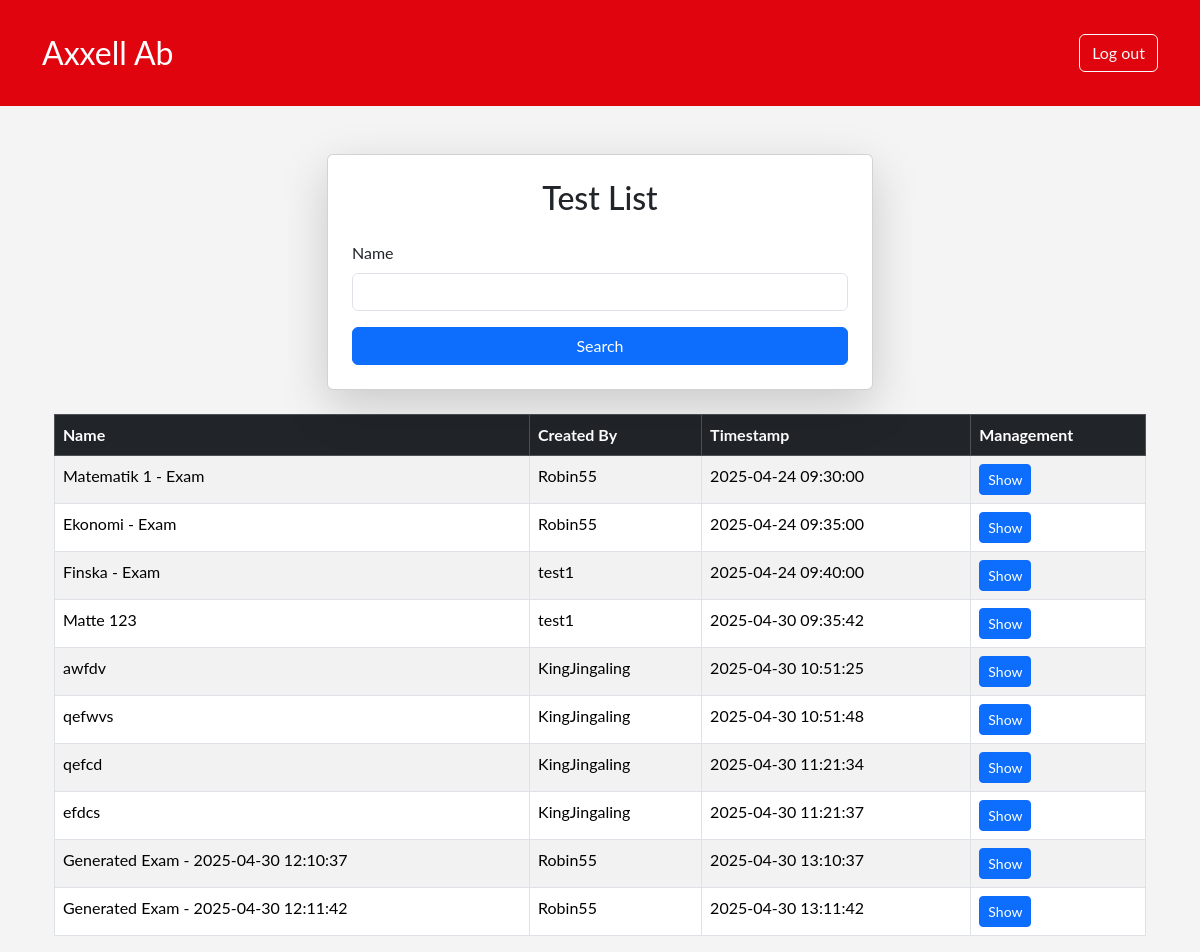
The app's page /test-list.php (signed in), older data.
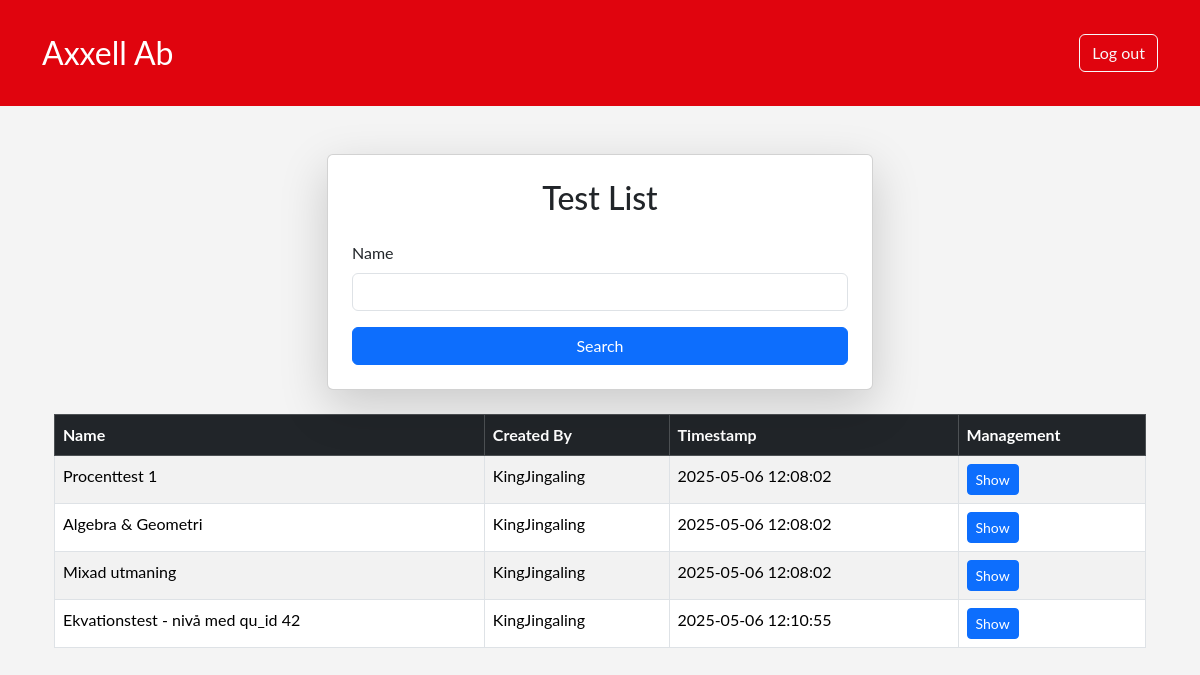
The same page, newer data.
### tables this page shows
CREATE TABLE `exams` (
  `ex_id` int(11) NOT NULL,
  `ex_name` varchar(255) NOT NULL,
  `created_at` datetime DEFAULT current_timestamp(),
  `ex_createdby_fk` int(11) NOT NULL
);

CREATE TABLE `users` (
  `u_id` int(11) NOT NULL,
  `u_uname` varchar(255) NOT NULL,
  `u_mail` varchar(255) NOT NULL,
  `u_password` varchar(300) NOT NULL,
  `u_role_fk` int(11) NOT NULL
);

### test-list.php (the view, shortened to what this page needs)
<?php
require_once "include/header.php";
$testList["data"] = $pdo->query("
			SELECT ex_id, ex_name, created_at, u_uname
			FROM exams INNER JOIN users
            ON exams.ex_createdby_fk = users.u_id
			LIMIT 10")->fetchAll();
?>
<div class="container mt-5">
    <div class="row justify-content-center">
        <div class="col-md-6">
            <div class="card shadow-lg p-4">
                <h2 class="text-center mb-4">Test List</h2>
                <form action="" method="POST">
                    <div class="mb-3">
                        <label for="testname" class="form-label">Name</label>
                        <input type="text" value="" id="testname" name="testname" class="form-control" required>
                    </div>
                    <div class="d-grid">
                        <button type="submit" name="searchuser-submit" class="btn btn-primary">Search</button>
                    </div>
                </form>
            </div>
        </div>
    </div>
    <div class="container mt-4">
    <table class="table table-striped table-bordered">
        <thead class="table-dark">
            <tr>
                <th>Name</th>
                <th>Created By</th>
                <th>Timestamp</th>
                <th>Management</th>
            </tr>
        </thead>
        <tbody>
            <?php
            if (!empty($testList["data"])):
                foreach ($testList["data"] as $userRow): ?>
                    <tr>
                        <td><?= htmlspecialchars($userRow['ex_name']) ?></td>
                        <td><?= htmlspecialchars($userRow['u_uname']) ?></td>
                        <td><?= htmlspecialchars($userRow['created_at']) ?></td>
                        <td><a href="single-test.php?exid=<?= htmlspecialchars($userRow['ex_id']) ?>" class="btn btn-primary btn-sm">Show</a></td>
                    </tr>
                <?php endforeach;
            else: ?>
                <tr>
                    <td colspan="4" class="text-center">No results found</td>
                </tr>
            <?php endif; ?>
        </tbody>
    </table>
</div>
</div>

Row changes from the older to the newer data that the page shows:
removed exams: ex_name "Matematik 1 - Exam", ex_createdby_fk.u_uname "Robin55", created_at "2025-04-24 09:30:00"
removed exams: ex_name "Ekonomi - Exam", ex_createdby_fk.u_uname "Robin55", created_at "2025-04-24 09:35:00"
removed exams: ex_name "Finska - Exam", ex_createdby_fk.u_uname "test1", created_at "2025-04-24 09:40:00"
removed exams: ex_name "Matte 123", ex_createdby_fk.u_uname "test1", created_at "2025-04-30 09:35:42"
removed exams: ex_name "awfdv", ex_createdby_fk.u_uname "KingJingaling", created_at "2025-04-30 10:51:25"
removed exams: ex_name "qefwvs", ex_createdby_fk.u_uname "KingJingaling", created_at "2025-04-30 10:51:48"
removed exams: ex_name "qefcd", ex_createdby_fk.u_uname "KingJingaling", created_at "2025-04-30 11:21:34"
removed exams: ex_name "efdcs", ex_createdby_fk.u_uname "KingJingaling", created_at "2025-04-30 11:21:37"
removed exams: ex_name "Generated Exam - 2025-04-30 12:10:37", ex_createdby_fk.u_uname "Robin55", created_at "2025-04-30 13:10:37"
removed exams: ex_name "Generated Exam - 2025-04-30 12:11:42", ex_createdby_fk.u_uname "Robin55", created_at "2025-04-30 13:11:42"
added exams: ex_name "Procenttest 1", ex_createdby_fk.u_uname "KingJingaling", created_at "2025-05-06 12:08:02"
added exams: ex_name "Algebra & Geometri", ex_createdby_fk.u_uname "KingJingaling", created_at "2025-05-06 12:08:02"
added exams: ex_name "Mixad utmaning", ex_createdby_fk.u_uname "KingJingaling", created_at "2025-05-06 12:08:02"
added exams: ex_name "Ekvationstest - nivå med qu_id 42", ex_createdby_fk.u_uname "KingJingaling", created_at "2025-05-06 12:10:55"
